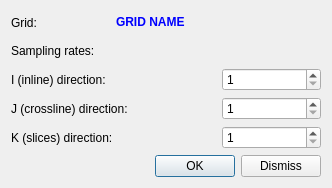
<?xml version="1.0" encoding="UTF-8"?>
<ui version="4.0">
 <class>GridResampleDialog</class>
 <widget class="QDialog" name="GridResampleDialog">
  <property name="geometry">
   <rect>
    <x>0</x>
    <y>0</y>
    <width>332</width>
    <height>188</height>
   </rect>
  </property>
  <property name="windowTitle">
   <string>Dialog</string>
  </property>
  <layout class="QGridLayout" name="gridLayout">
   <item row="0" column="0">
    <widget class="QLabel" name="label_5">
     <property name="text">
      <string>Grid:</string>
     </property>
    </widget>
   </item>
   <item row="0" column="1" colspan="2">
    <widget class="QLabel" name="lblGridName">
     <property name="text">
      <string>&lt;html&gt;&lt;head/&gt;&lt;body&gt;&lt;p&gt;&lt;span style=&quot; font-weight:600; color:#0000ff;&quot;&gt;GRID NAME&lt;/span&gt;&lt;/p&gt;&lt;/body&gt;&lt;/html&gt;</string>
     </property>
    </widget>
   </item>
   <item row="1" column="0" colspan="3">
    <widget class="QLabel" name="label">
     <property name="text">
      <string>Sampling rates:</string>
     </property>
    </widget>
   </item>
   <item row="2" column="0" colspan="2">
    <widget class="QLabel" name="label_2">
     <property name="text">
      <string>I (inline) direction:</string>
     </property>
    </widget>
   </item>
   <item row="2" column="2">
    <widget class="QSpinBox" name="spinIRate">
     <property name="minimum">
      <number>1</number>
     </property>
    </widget>
   </item>
   <item row="3" column="0" colspan="2">
    <widget class="QLabel" name="label_3">
     <property name="text">
      <string>J (crossline) direction:</string>
     </property>
    </widget>
   </item>
   <item row="3" column="2">
    <widget class="QSpinBox" name="spinJRate">
     <property name="minimum">
      <number>1</number>
     </property>
    </widget>
   </item>
   <item row="4" column="0" colspan="2">
    <widget class="QLabel" name="label_4">
     <property name="text">
      <string>K (slices) direction:</string>
     </property>
    </widget>
   </item>
   <item row="4" column="2">
    <widget class="QSpinBox" name="spinKRate">
     <property name="minimum">
      <number>1</number>
     </property>
    </widget>
   </item>
   <item row="5" column="0" colspan="3">
    <layout class="QHBoxLayout" name="horizontalLayout">
     <item>
      <spacer name="horizontalSpacer">
       <property name="orientation">
        <enum>Qt::Horizontal</enum>
       </property>
       <property name="sizeHint" stdset="0">
        <size>
         <width>40</width>
         <height>20</height>
        </size>
       </property>
      </spacer>
     </item>
     <item>
      <widget class="QPushButton" name="btnOK">
       <property name="text">
        <string>OK</string>
       </property>
      </widget>
     </item>
     <item>
      <widget class="QPushButton" name="btnDismiss">
       <property name="text">
        <string>Dismiss</string>
       </property>
      </widget>
     </item>
    </layout>
   </item>
  </layout>
 </widget>
 <resources/>
 <connections>
  <connection>
   <sender>btnOK</sender>
   <signal>clicked()</signal>
   <receiver>GridResampleDialog</receiver>
   <slot>accept()</slot>
   <hints>
    <hint type="sourcelabel">
     <x>176</x>
     <y>167</y>
    </hint>
    <hint type="destinationlabel">
     <x>119</x>
     <y>166</y>
    </hint>
   </hints>
  </connection>
  <connection>
   <sender>btnDismiss</sender>
   <signal>clicked()</signal>
   <receiver>GridResampleDialog</receiver>
   <slot>reject()</slot>
   <hints>
    <hint type="sourcelabel">
     <x>278</x>
     <y>168</y>
    </hint>
    <hint type="destinationlabel">
     <x>293</x>
     <y>184</y>
    </hint>
   </hints>
  </connection>
 </connections>
</ui>
